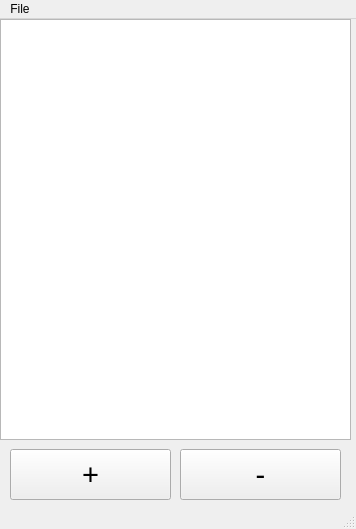
<?xml version="1.0" encoding="UTF-8"?>
<ui version="4.0">
 <class>MainWindow</class>
 <widget class="QMainWindow" name="MainWindow">
  <property name="geometry">
   <rect>
    <x>0</x>
    <y>0</y>
    <width>356</width>
    <height>529</height>
   </rect>
  </property>
  <property name="windowTitle">
   <string>ToDo List</string>
  </property>
  <widget class="QWidget" name="centralwidget">
   <widget class="QListView" name="listView">
    <property name="geometry">
     <rect>
      <x>0</x>
      <y>0</y>
      <width>351</width>
      <height>421</height>
     </rect>
    </property>
   </widget>
   <widget class="QPushButton" name="pushButton">
    <property name="geometry">
     <rect>
      <x>10</x>
      <y>430</y>
      <width>161</width>
      <height>51</height>
     </rect>
    </property>
    <property name="font">
     <font>
      <pointsize>22</pointsize>
     </font>
    </property>
    <property name="text">
     <string>+</string>
    </property>
   </widget>
   <widget class="QPushButton" name="pushButton_2">
    <property name="geometry">
     <rect>
      <x>180</x>
      <y>430</y>
      <width>161</width>
      <height>51</height>
     </rect>
    </property>
    <property name="font">
     <font>
      <pointsize>22</pointsize>
     </font>
    </property>
    <property name="text">
     <string>-</string>
    </property>
   </widget>
  </widget>
  <widget class="QMenuBar" name="menubar">
   <property name="geometry">
    <rect>
     <x>0</x>
     <y>0</y>
     <width>356</width>
     <height>21</height>
    </rect>
   </property>
   <widget class="QMenu" name="menuFile">
    <property name="title">
     <string>File</string>
    </property>
    <addaction name="actionLoad"/>
    <addaction name="actionSave"/>
   </widget>
   <addaction name="menuFile"/>
  </widget>
  <widget class="QStatusBar" name="statusbar"/>
  <action name="actionLoad">
   <property name="text">
    <string>Load </string>
   </property>
  </action>
  <action name="actionSave">
   <property name="text">
    <string>Save</string>
   </property>
  </action>
 </widget>
 <resources/>
 <connections/>
</ui>
